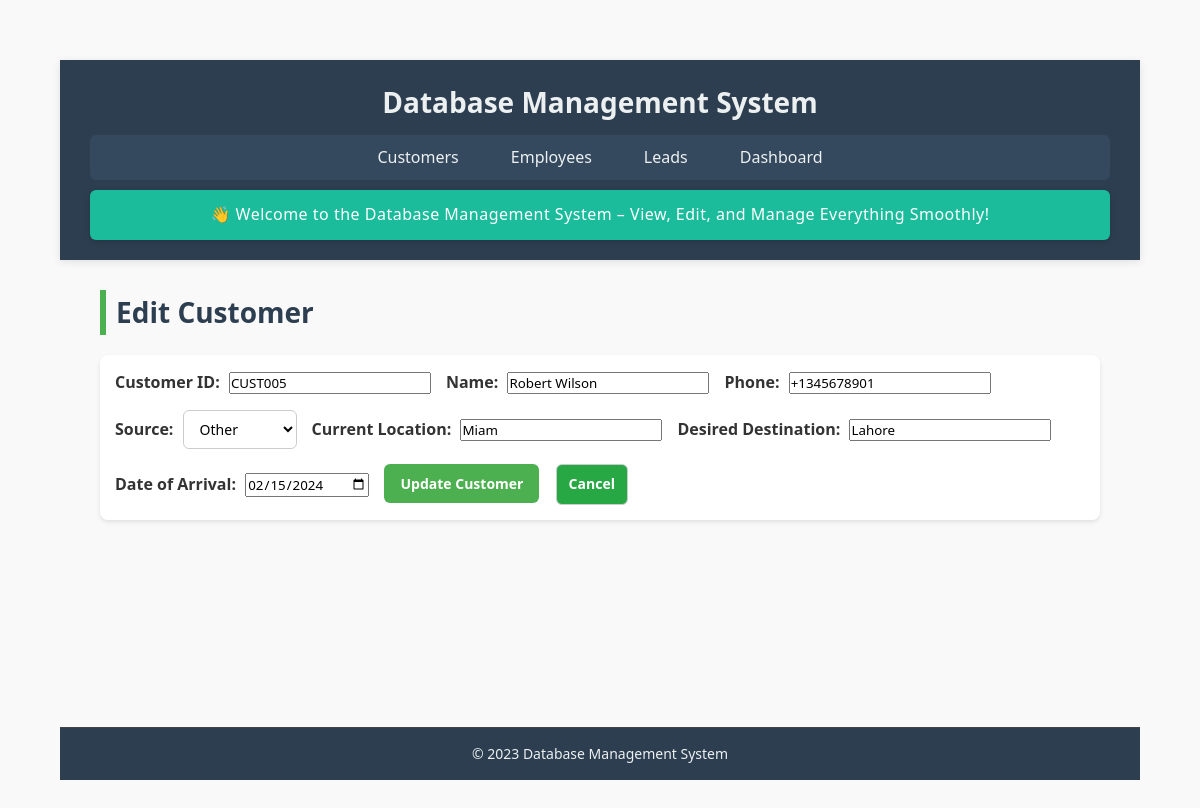
The page /customers/edit/CUST005 on the database as committed earlier.
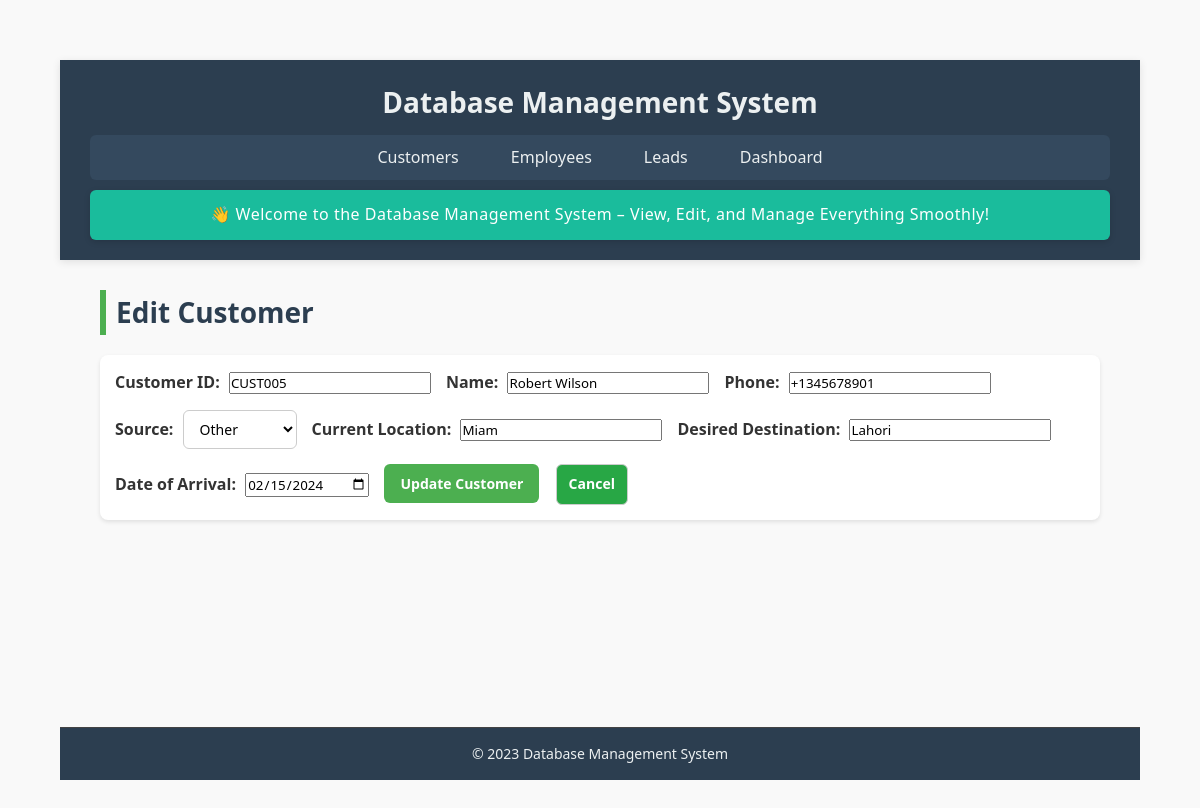
The same page on the database as committed later.
### tables this page shows
CREATE TABLE customers (
    customerId TEXT PRIMARY KEY,
    customerName TEXT NOT NULL,
    phone TEXT NOT NULL,
    source TEXT NOT NULL,
    currentLocation TEXT NOT NULL,
    desiredDestination TEXT NOT NULL,
    dateOfArrival TEXT,
    createdAt TEXT DEFAULT CURRENT_TIMESTAMP,
    updatedAt TEXT DEFAULT CURRENT_TIMESTAMP
);

### app.py (the view, shortened to what this page needs)
@app.route('/customers/edit/<string:customer_id>', methods=['GET', 'POST'])
def edit_customer(customer_id):
    with closing(get_db_connection()) as conn:
        with closing(conn.cursor()) as cursor:
            cursor.execute("SELECT * FROM customers WHERE customerId = ?", (customer_id,))
            customer = cursor.fetchone()
    if not customer:
        flash("Customer not found.", "danger")
        return redirect(url_for('customers'))
    return render_template('edit_customer.html', customer=customer)

### app.py (called while the page is built)
def get_db_connection():
    conn = sqlite3.connect(DATABASE, timeout=10)
    conn.row_factory = sqlite3.Row
    conn.execute("PRAGMA journal_mode=WAL")
    return conn

### templates/edit_customer.html (shortened to what this page needs)
{% extends "base.html" %}
{% block content %}
    <h2>Edit Customer</h2>
    <form method="POST">
        <div class="form-group">
            <label for="customerId">Customer ID:</label>
            <input type="text" id="customerId" name="customerId" value="{{ customer.customerId }}" readonly>
        </div>
        <div class="form-group">
            <label for="customerName">Name:</label>
            <input type="text" id="customerName" name="customerName" value="{{ customer.customerName }}" required>
        </div>
        <div class="form-group">
            <label for="phone">Phone:</label>
            <input type="text" id="phone" name="phone" value="{{ customer.phone }}" required>
        </div>
        <div class="form-group">
            <label for="source">Source:</label>
            <select id="source" name="source" required>
                <option value="Other" {% if customer.source == 'Other' %}selected{% endif %}>Other</option>
            </select>
        </div>
        <div class="form-group">
            <label for="currentLocation">Current Location:</label>
            <input type="text" id="currentLocation" name="currentLocation" value="{{ customer.currentLocation }}" required>
        </div>
        <div class="form-group">
            <label for="desiredDestination">Desired Destination:</label>
            <input type="text" id="desiredDestination" name="desiredDestination" value="{{ customer.desiredDestination }}" required>
        </div>
        <div class="form-group">
            <label for="dateOfArrival">Date of Arrival:</label>
            <input type="date" id="dateOfArrival" name="dateOfArrival" value="{{ customer.dateOfArrival or '' }}">
        </div>
        <div class="form-group">
            <button type="submit" class="btn btn-edit">Update Customer</button>
            <a href="{{ url_for('customers') }}" class="btn btn-clear">Cancel</a>
        </div>
    </form>
{% endblock %}

Rows that differ between the two databases and show on the page:
changed customers "CUST005": desiredDestination "Lahore" → "Lahori"
